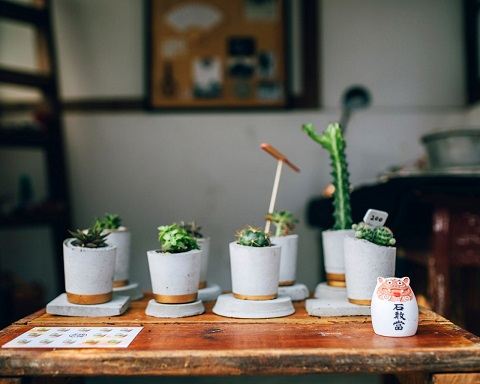
//> input picture opencv/grabcut/3.jpg, 480 x 384 px
$ ./main   (built with g++ and OpenCV 4)
//> lines starting //> are read from the running program, lines starting //| are printed output that depends on the picture; after the words box and inside, x2 and y2 are one past the last pixel; in counts of white or black regions, pixels touching at a corner belong together
//
//  main.cpp
//  grabcut
//
//  Created by 阿凡树 on 2017/6/19.
//  Copyright © 2017年 阿凡树. All rights reserved.
//

#include "opencv2/highgui/highgui.hpp"
#include "opencv2/imgproc/imgproc.hpp"

#include <iostream>

using namespace std;
using namespace cv;

//自己本地的图片
string filename = "/Volumes/extension/githubmy/learnopencv/opencv/grabcut/3.jpg";
Mat image;
string winName = "show";
enum{NOT_SET = 0, IN_PROCESS = 1, SET = 2};
uchar rectState;
Rect rect;
Mat mask;
const Scalar GREEN = Scalar(0,255,0);
Mat bgdModel, fgdModel;

static void getBinMask( const Mat& comMask, Mat& binMask ){
    binMask.create( comMask.size(), CV_8UC1 );
    binMask = comMask & 1;
}

void on_mouse( int event, int x, int y, int flags, void* )
{
    Mat res;
    Mat binMask;

    switch( event ){
        case CV_EVENT_LBUTTONDOWN:
            if( rectState == NOT_SET){
                rectState = IN_PROCESS;
                rect = Rect( x, y, 1, 1 );
            }
            break;
        case CV_EVENT_LBUTTONUP:
            if( rectState == IN_PROCESS ){
                rect = Rect( Point(rect.x, rect.y), Point(x,y) );
                rectState = SET;
                (mask(rect)).setTo( Scalar(GC_PR_FGD));
                image = imread( filename, 1 );
                grabCut(image, mask, rect, bgdModel, fgdModel, 2, GC_INIT_WITH_RECT);
                getBinMask( mask, binMask );
                image.copyTo(res, binMask );
                Mat res1;
                res(rect).copyTo(res1);
                namedWindow("Cut",0);
                imshow("Cut", res1);
                moveWindow("Cut", 200,200);
            }
            break;
        case CV_EVENT_MOUSEMOVE:
            if( rectState == IN_PROCESS ){
                rect = Rect( Point(rect.x, rect.y), Point(x,y) );
                image = imread( filename, 1 );
                // 用鼠标画一个框
                Point temp(rect.x + rect.width, rect.y + rect.height );
                rectangle(image, Point( rect.x, rect.y ), temp, GREEN, 2);
                imshow(winName, image);
            }
            break;
    }
}

int main(int argc, char* argv[]){
    // 加载并显示图片
    image = imread( filename, 1 );
//> image is the input picture: 384 rows x 480 cols, CV_8UC3; mean B, G, R 85.2, 95.2, 101.5
    imshow(winName, image);
    // 设置掩码，首先创建了一个和源图片一样大小的掩码空间。
    mask.create(image.size(), CV_8UC1);
    // 接着将整个掩码空间设置为背景：GC_BGD。
    mask.setTo(GC_BGD);
    rectState = NOT_SET;
    // 设置鼠标回调
    setMouseCallback(winName, on_mouse, 0);
    waitKey(0);
//> the left mouse button is pressed at (120, 96)
//> the mouse is dragged to (240, 192)
//> the mouse is dragged to (360, 288)
//> call 3 of on_mouse, with event = 0, x = 360, y = 288, flags = 1
//> in on_mouse (call 3), `rectangle(image, Point( rect.x, rect.y ), temp, GREEN, 2);`:
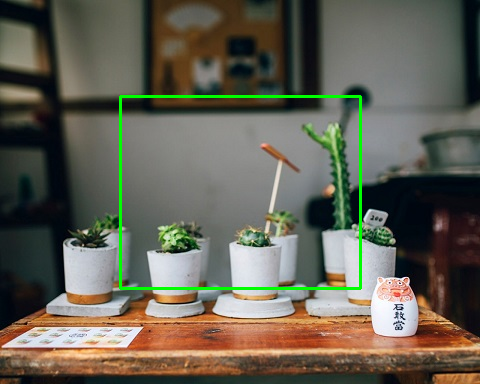
//> image: 384 rows x 480 cols, CV_8UC3; mean B, G, R 83.6, 97.2, 99.9
//> the button is released at (360, 288)
//> call 4 of on_mouse, with event = 4, x = 360, y = 288, flags = 0
//> in on_mouse (call 4), `grabCut(image, mask, rect, bgdModel, fgdModel, 2, GC_INIT_WITH_RECT);`:
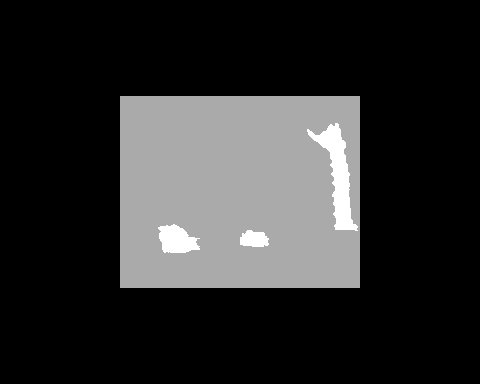
//> mask: 384 rows x 480 cols, CV_8UC1; min 0, max 3, mean 0.517; drawn with min black and max white
//> in on_mouse (call 4), `grabCut(image, mask, rect, bgdModel, fgdModel, 2, GC_INIT_WITH_RECT);`: bgdModel = 65 values, max 1148.7 at index 24, min 0.11 at index 0, mean 334.4; fgdModel = 65 values, max 1000.5 at index 55, min 0.0124 at index 0, mean 213.3
//> in getBinMask, `binMask = comMask & 1;`:
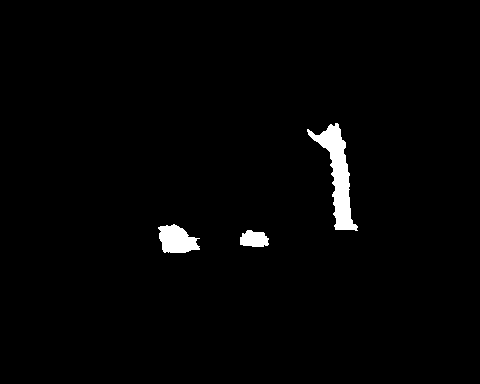
//> binMask: 384 rows x 480 cols, CV_8UC1; values 0 (black) and 1 (white), 1.7% white; 3 white regions, box (x1, y1, x2, y2) and area: (307, 123, 358, 231) 1911, (158, 224, 200, 253) 844, (240, 230, 269, 247) 386
//> in on_mouse (call 4), `res(rect).copyTo(res1);`:
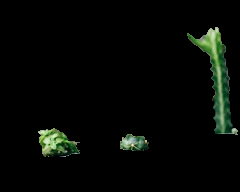
//> res1: 192 rows x 240 cols, CV_8UC3; mean B, G, R 5.2, 8.3, 5.6
    return 0;
}
